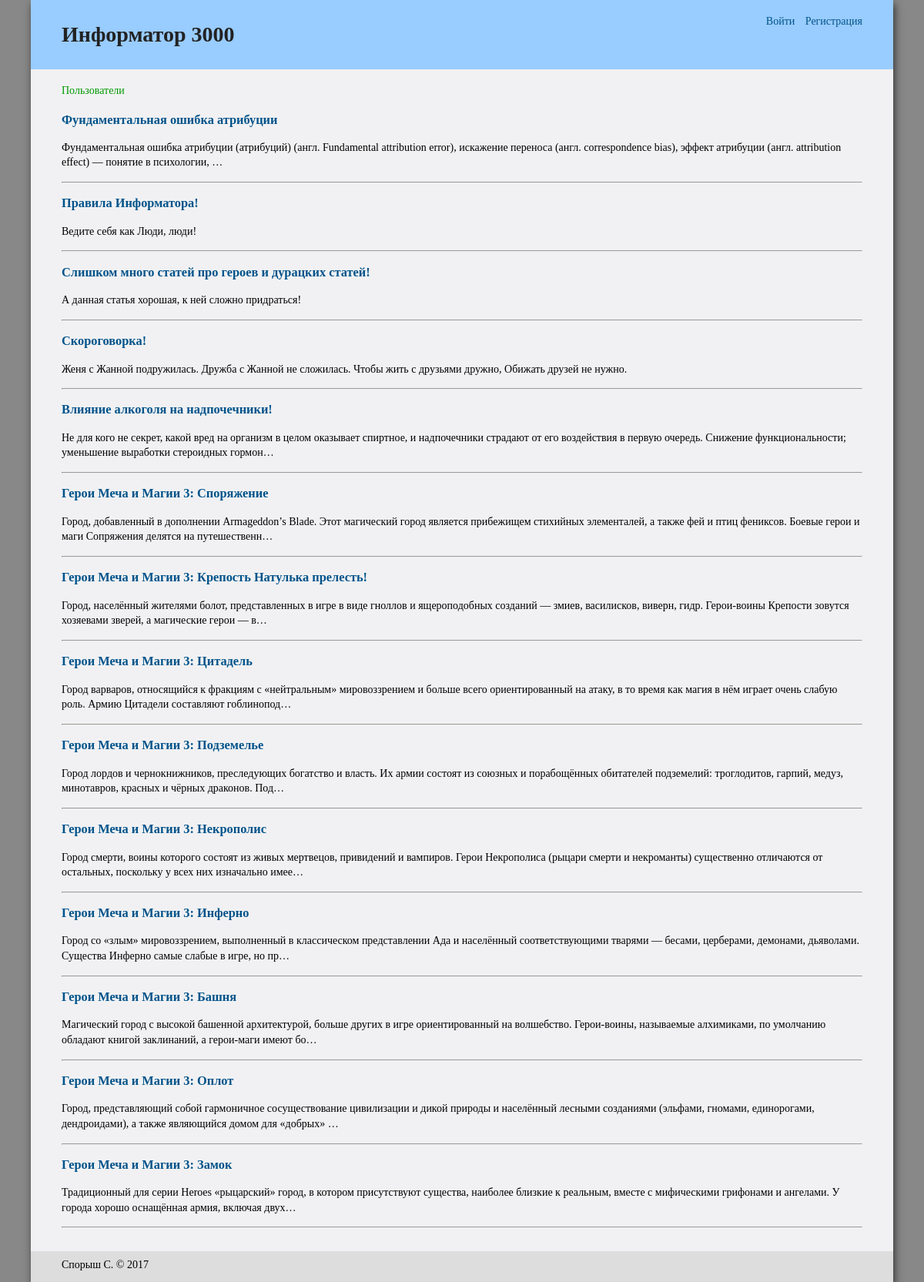
The page / on the database its author committed.
### tables this page shows
CREATE TABLE `articles` (
  `id_article` int(11) NOT NULL,
  `title` tinytext NOT NULL,
  `content` text NOT NULL
);

### controller/C_Controller.php (called while the page is built, shortened)
<?php
abstract class C_Controller {
    public function Request($action)
    {
        $this->$action();
        $this->render();
    }
    protected function Template($file, $params = array()) {
        include "$file";
        return ob_get_clean();
    }
}
?>

### controller/C_Articles.php (called while the page is built, shortened)
<?php
class C_Articles extends C_Base {
    public function action_index(){
        $mArticles = M_Articles::GetInstance();
        $articles = $mArticles->articles_all();
        $this->content = $this->Template("view/index.php", array('articles' => $articles));
    }
}
?>

### index.php (called while the page is built, shortened)
<?php
function classes_autoload($class) {
    $file = 'controller/'.$class.'.php';
    if(!is_file($file)) {
        $file = 'model/'.$class.'.php';
    }
}
$action = 'action_';
$action .= (isset($_GET['act'])) ? $_GET['act'] : 'index';
if(isset($_GET['c'])) {
    switch ($_GET['c']) {
        case 'articles':
            $controller = new C_Articles();
            break;
        case 'users':
            $controller = new C_Users();
            break;
        default:
            $controller = new C_Articles();
    }
} else $controller = new C_Articles();
$controller->Request($action);

### model/M_Articles.php (called while the page is built, shortened)
<?php
class M_Articles {
    private static $instance;
    public static function GetInstance(){
        if(self::$instance == null)
            self::$instance = new M_Articles();
        return self::$instance;
    }
    public function articles_all()
    {
        $sql = "SELECT * FROM articles ORDER BY id_article DESC";
        $db = M_Mysql::GetInstance();
        $rows = $db->Select($sql);
        return $rows;
    }
    public static function articles_intro($text, $n = 200)
    {
        $length = mb_strlen($text);
        if ($length > $n) {
            $text = mb_substr($text, 0, $n);
            $text = rtrim($text, "!,.-");
            $text = mb_substr($text, 0, strrpos($text, ' '));
            return $text."… ";
        }
        else
            return $text;
    }
}
?>

### model/M_Mysql.php (called while the page is built, shortened)
<?php
class M_Mysql{
    private static $instance;
    private $link;
    private function __construct(){
        $this->link = mysqli_connect(DB_HOST,DB_USER,DB_PASS,DB_NAME)
        or die("Error " . mysqli_error($this->link));
    }
    public static function GetInstance(){
        if(self::$instance == null)
            self::$instance = new M_Mysql();
        return self::$instance;
    }
    public function Select($sql){
        $result = mysqli_query($this->link, $sql);
        $count = mysqli_num_rows($result);
        $rows = array();
        for($i=0;$i<$count;$i++){
            $rows[] = mysqli_fetch_assoc($result);
        }
        return $rows;
    }
}
?>

### model/M_Users.php (called while the page is built, shortened)
<?php
class M_Users
{
    private static $instance;
    public static function GetInstance()
    {
        if (self::$instance == null)
            self::$instance = new M_Users();
        return self::$instance;
    }
}

### view/index.php (the view, shortened to what this page needs)
<div class="menu">
    <a class="users" href="index.php?c=users">Пользователи</a>
</div>
<ul class="nolstyle">
    <?php foreach ($articles as $article): ?>
        <li>
            <h3>
                <a href="index.php?c=articles&act=read&id=<?=$article['id_article']?>"><?=$article['title']?></a>
            </h3>
            <p><?=M_Articles::articles_intro($article['content'], 200)?></p>
        </li>
        <hr>
    <?php endforeach; ?>
</ul>

### view/layout.php (shortened to what this page needs)
<?php
$mUsers = M_Users::GetInstance();
?>
<!DOCTYPE html PUBLIC "-//W3C//DTD HTML 4.01 Transitional//EN">
<html>
<head>
    <link rel="stylesheet" type="text/css" media="screen" href="view/style.css">
</head>
<body>
<div class="page">
    <header>
        <div class="wrapper">
            <h1 id="sitename"><a href="index.php">Информатор 3000</a></h1>
            <div id="userblock">
                <?php if(isset($_SESSION['login'])): ?>
                    <?php
                    $uid = $mUsers->GetUid();
                    ?>
                    <a href="index.php?c=users&act=read&id=<?=$uid?>"><?=$_SESSION['login']?></a>
                    <a href='index.php?c=users&act=logout'>Выйти</a>
                <?php else: ?>
                    <a href='index.php?c=users&act=login'>Войти</a>
                    <a href="index.php?c=users&act=register">Регистрация</a>
                <?php endif; ?>
            </div>
        </div>
    </header>
    <main>
        <div class="wrapper">
            <?=$content?>
        </div>
    </main>
    <footer>
        <div class="wrapper">Спорыш С. &copy; <?=date("Y")?>
        </div>
    </footer>
</div>
</body>
</html>

### controller/C_Base.php (shortened to what this page needs)
<?php
abstract class C_Base extends C_Controller {
    protected $title;
    protected $content;
    public function before() {
        $this->title = "Блог";
        $this->content = "";
    }
    public function render() {
        $page = $this->Template("view/layout.php", array('title' => $this->title, 'content' => $this->content));
        echo $page;
    }
}
?>

### view/style.css (style rules this page uses)
body { background-color: #888; color: #000; font-family: Georgia; font-size: 14px; margin: 0; }
.page { background-color: #f1f1f3; box-shadow: 2px 5px 10px #333; margin: 0 auto; min-width: 320px; max-width: 1120px; }
.wrapper { overflow: hidden; padding: 10px 40px; }
header { background-color: #99ccff; }
#sitename { float: left; }
main { min-height: calc(100vh - 130px); }
footer { background-color: #ddd; height: 40px; }
h1 a { color: #222; }
h1 a:hover, h3 a, .editor a { color: #00538a; }
p { line-height: 1.4; margin: 0 0 15px; }
#userblock { float: right; margin: 10px 0; }
#userblock a { color: #00538a; margin-left: 10px; }
ul { margin: 20px 0; padding: 0; }
.nolstyle li { list-style: none; }
a, .editor .new a { color: #00bfff; }
a { text-decoration: none; }
.menu { margin: 10px 0; }
.menu .users { color: #009900; }

### rows shown on the page
articles: title "Фундаментальная ошибка атрибуции", content "Фундаментальная ошибка атрибуции (атрибуций) (англ. Fundamental attribution error), искажение переноса (англ. correspondence bias), эффект атрибуции (англ. attribution effect) — понятие в психологии, …"
articles: title "Правила Информатора!", content "Ведите себя как Люди, люди!"
articles: title "Слишком много статей про героев и дурацких статей!", content "А данная статья хорошая, к ней сложно придраться!"
articles: title "Скороговорка!", content "Женя с Жанной подружилась. Дружба с Жанной не сложилась. Чтобы жить с друзьями дружно, Обижать друзей не нужно."
articles: title "Влияние алкоголя на надпочечники!", content "Не для кого не секрет, какой вред на организм в целом оказывает спиртное, и надпочечники страдают от его воздействия в первую очередь. Снижение функциональности; уменьшение выработки стероидных гормон…"
articles: title "Герои Меча и Магии 3: Споряжение", content "Город, добавленный в дополнении Armageddon’s Blade. Этот магический город является прибежищем стихийных элементалей, а также фей и птиц фениксов. Боевые герои и маги Сопряжения делятся на путешественн…"
articles: title "Герои Меча и Магии 3: Крепость Натулька прелесть!", content "Город, населённый жителями болот, представленных в игре в виде гноллов и ящероподобных созданий — змиев, василисков, виверн, гидр. Герои-воины Крепости зовутся хозяевами зверей, а магические герои — в…"
articles: title "Герои Меча и Магии 3: Цитадель", content "Город варваров, относящийся к фракциям с «нейтральным» мировоззрением и больше всего ориентированный на атаку, в то время как магия в нём играет очень слабую роль. Армию Цитадели составляют гоблинопод…"
articles: title "Герои Меча и Магии 3: Подземелье", content "Город лордов и чернокнижников, преследующих богатство и власть. Их армии состоят из союзных и порабощённых обитателей подземелий: троглодитов, гарпий, медуз, минотавров, красных и чёрных драконов. Под…"
articles: title "Герои Меча и Магии 3: Некрополис", content "Город смерти, воины которого состоят из живых мертвецов, привидений и вампиров. Герои Некрополиса (рыцари смерти и некроманты) существенно отличаются от остальных, поскольку у всех них изначально имее…"
articles: title "Герои Меча и Магии 3: Инферно", content "Город со «злым» мировоззрением, выполненный в классическом представлении Ада и населённый соответствующими тварями — бесами, церберами, демонами, дьяволами. Существа Инферно самые слабые в игре, но пр…"
articles: title "Герои Меча и Магии 3: Башня", content "Магический город с высокой башенной архитектурой, больше других в игре ориентированный на волшебство. Герои-воины, называемые алхимиками, по умолчанию обладают книгой заклинаний, а герои-маги имеют бо…"
articles: title "Герои Меча и Магии 3: Оплот", content "Город, представляющий собой гармоничное сосуществование цивилизации и дикой природы и населённый лесными созданиями (эльфами, гномами, единорогами, дендроидами), а также являющийся домом для «добрых» …"
articles: title "Герои Меча и Магии 3: Замок", content "Традиционный для серии Heroes «рыцарский» город, в котором присутствуют существа, наиболее близкие к реальным, вместе с мифическими грифонами и ангелами. У города хорошо оснащённая армия, включая двух…"
